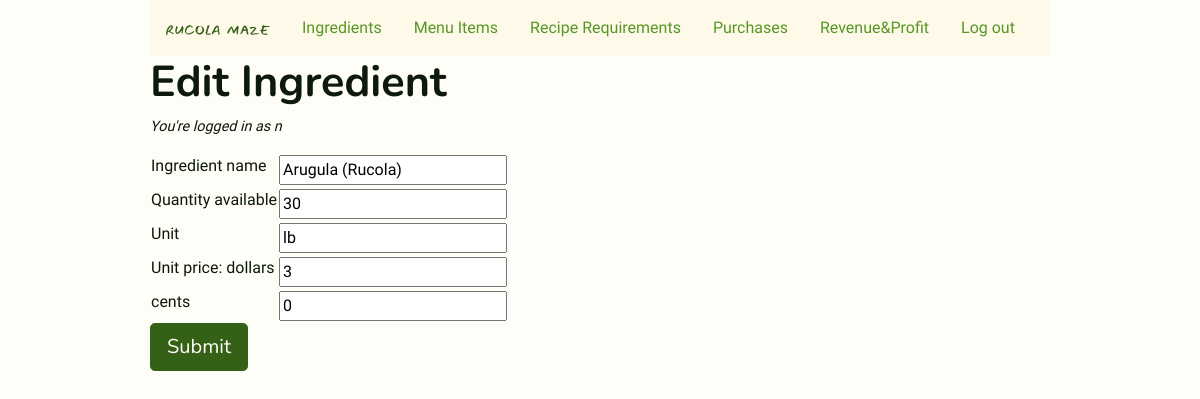
/ingredients/3/edit (signed in), run on an earlier commit of the app's database.
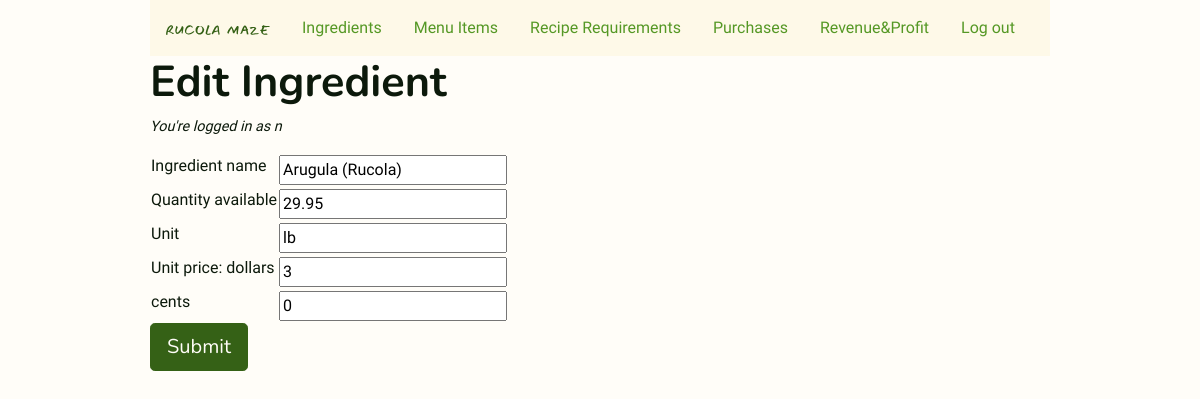
And on a later commit of the database.
### rucola_maze/models.py (models this page shows, shortened)
class Ingredient(db.Model):
    id = mapped_column(db.Integer, primary_key=True)
    name = mapped_column(db.String(96), unique=True, index=True)
    quantity_available = mapped_column(
        db.Numeric(precision=2, asdecimal=False, decimal_return_scale=None), default=0
    )
    unit = mapped_column(db.String(16))
    unit_price_dollars = mapped_column(db.Integer, default=0)
    unit_price_cents = mapped_column(db.Integer, default=0)
    in_recipe_requirements = db.relationship(
        "RecipeRequirement",
        backref="ingredient",
        lazy="dynamic",
        cascade="all, delete, delete-orphan",
    )

### rucola_maze/inventory.py (the view, shortened to what this page needs)
@bp.route("/ingredients/<int:ingredient_id>/edit", methods=["GET", "POST"])
@login_required
def ingredient_edit(ingredient_id):
    ingredient = Ingredient.query.get(ingredient_id)
    form = IngredientForm()
    form = IngredientForm(obj=ingredient)
    return render_template(
        "inventory/ingredient_edit.html",
        form=form,
        ingredient=ingredient,
    )

### rucola_maze/forms.py
class IngredientForm(FlaskForm):
    name = StringField("Ingredient name", validators=[DataRequired()])
    quantity_available = StringField("Quantity available", validators=[DataRequired()])
    unit = StringField("Unit", validators=[DataRequired()], default="lb")
    unit_price_dollars = IntegerField(
        "Unit price: dollars", validators=[InputRequired()], default=0
    )
    unit_price_cents = StringField("cents", validators=[DataRequired()], default="00")
    submit = SubmitField("Save")

### rucola_maze/models.py (called while the page is built)
@login_manager.user_loader
def load_user(user_id):
    return User.query.get(int(user_id))

### rucola_maze/templates/inventory/ingredient_edit.html (shortened to what this page needs)
{% extends 'base.html' %}
{% block content %}
<div class="h1">
    <h1>Edit Ingredient</h1>
</div>
<p class="small-text">You're logged in as {{ current_user.username }}</p>
<form action="{{ url_for('inventory.ingredient_edit', ingredient_id=ingredient.id) }}" method="post">
    <table>
        <tr>
            <td>{{ form.name.label }}</td>
            <td> {{ form.name() }}</td>
        </tr>
        <tr>
            <td>{{ form.quantity_available.label }}</td>
            <td> {{ form.quantity_available() }}</td>
        </tr>
        <tr>
            <td>{{ form.unit.label }}</td>
            <td> {{ form.unit() }}</td>
        </tr>
        <tr>
            <td>{{ form.unit_price_dollars.label }}</td>
            <td> {{ form.unit_price_dollars() }}</td>
        </tr>
        <tr>
            <td>{{ form.unit_price_cents.label }}</td>
            <td> {{ form.unit_price_cents() }}</td>
        </tr>
    </table>
    <input type="submit" value="Submit" class="btn btn-primary btn-lg" class="form-control">
</form>
{% endblock %}

What changed in the data, as far as the page shows it:
changed Ingredient "Arugula (Rucola)": quantity_available "30" → "29.95"
